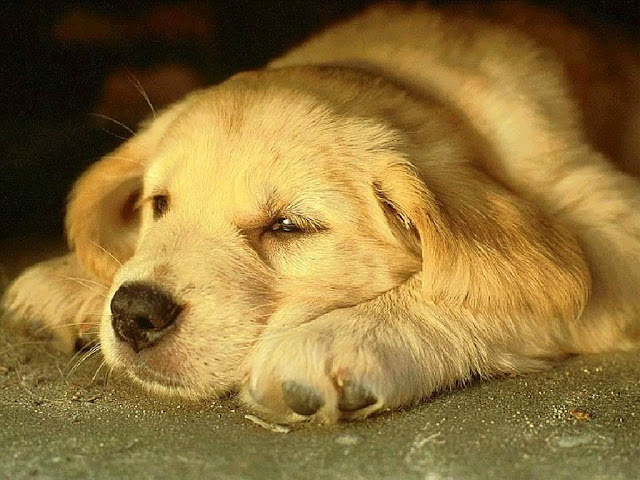
%> input picture Image_Processing_prt3/pies.jpg, 640 x 480 px
$ octave zad1.m   (GNU Octave 9; MATLAB toolbox functions it lacks are replaced by stand-ins)
%> lines starting %> are read from the running program, lines starting %| are printed output that depends on the picture
y = imfinfo('pies.jpg')
im = imread('pies.jpg');
%> im is the input picture: size 480x640x3 uint8; mean R, G, B 141.6, 113.7, 56.8
img = rgb2gray(im);
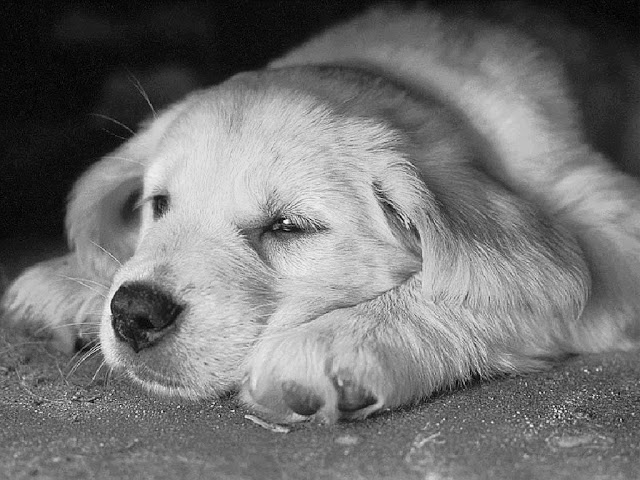
%> img: size 480x640 uint8; min 0, max 250, mean 115.5

%imshow(img)

Id = im2double(img);

figure(1)
subplot(4,2,1), imhist(Id);
subplot(4,2,2), imshow(Id); title('orginal image');
%% Log
Out1 = (2*log(1+Id));   % c = 2
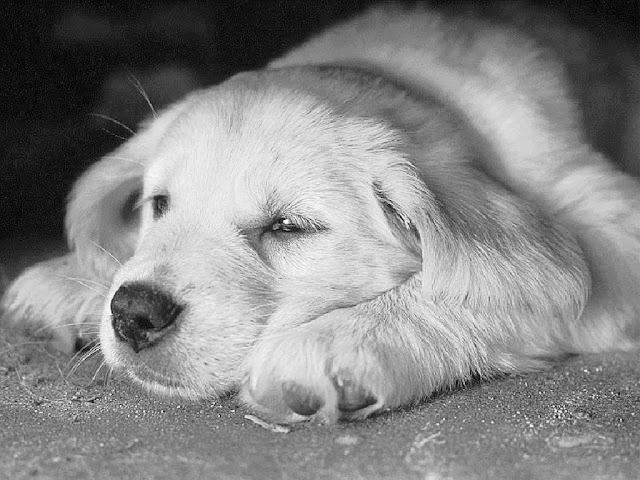
%> Out1: size 480x640 double; min 0, max 1.37, mean 0.718; drawn with min black and max white
Out2 = (3*log(1+Id));   % c = 3
Out3 = (5*log(1+Id));   % c = 5 wraz ze wzrostem c obraz jest bardziej rozświetlony

subplot(4,2,3), imhist(Out1);
subplot(4,2,4), imshow(Out1); title('Log image 1');
%> after `imshow(Out1)`:
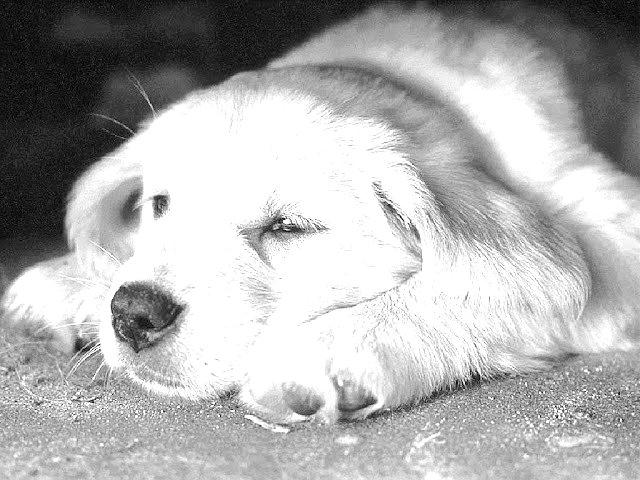
%> displayed picture: size 480x640, on the screen's scale of 0 to 255; min 0, max 255, mean 174.6

subplot(4,2,5), imhist(Out2);
subplot(4,2,6), imshow(Out2); title('Log image 2');

subplot(4,2,7), imhist(Out3);
subplot(4,2,8), imshow(Out3); title('Log image 3');
%> after `title('Log image 3')`:
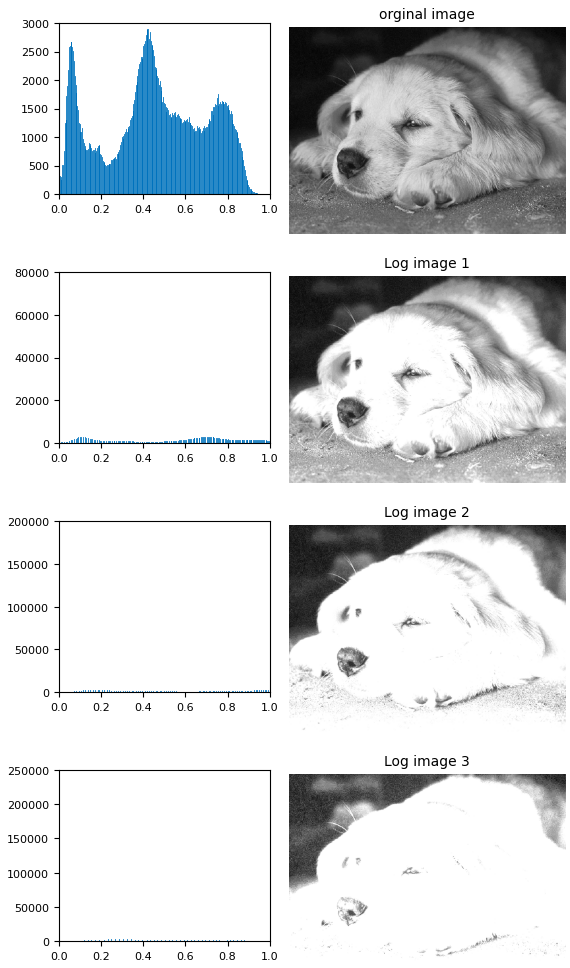
%> figure redrawn from the program's plot data, 8 panels
%% SQRT

Pierw1 = 2*sqrt(Id);
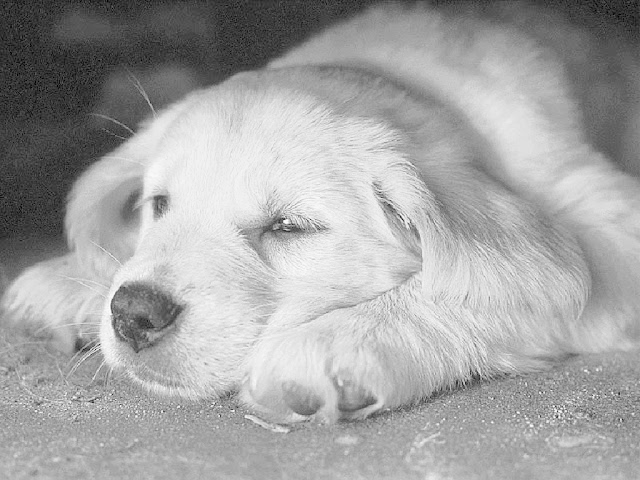
%> Pierw1: size 480x640 double; min 0, max 1.98, mean 1.28; drawn with min black and max white
Pierw2 = 3*sqrt(Id);
Pierw3 = 5*sqrt(Id);

figure(2)

subplot(4,2,1), imhist(Id);
subplot(4,2,2), imshow(Id); title('orginal image');

subplot(4,2,3), imhist(Pierw1);
subplot(4,2,4), imshow(Pierw1); title('sqrt image 1');

subplot(4,2,5), imhist(Pierw2);
subplot(4,2,6), imshow(Pierw2); title('sqrt image 2');

subplot(4,2,7), imhist(Pierw3);
subplot(4,2,8), imshow(Pierw3); title('sqrt image 3');
%> after `imshow(Pierw3)`:
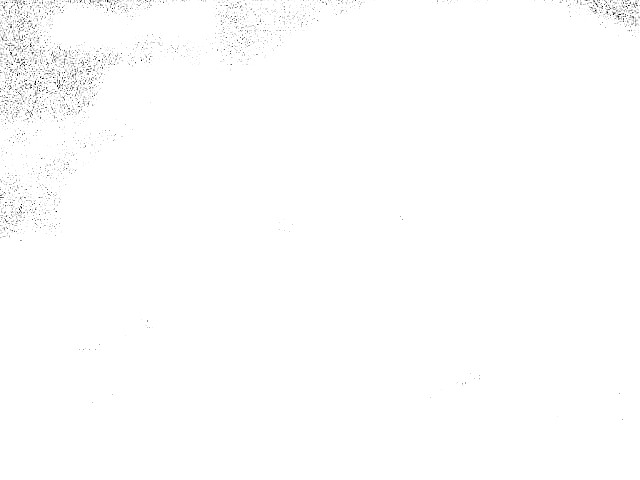
%> displayed picture: size 480x640, on the screen's scale of 0 to 255; min 0, max 255, mean 253.7
%> after `title('sqrt image 3')`:
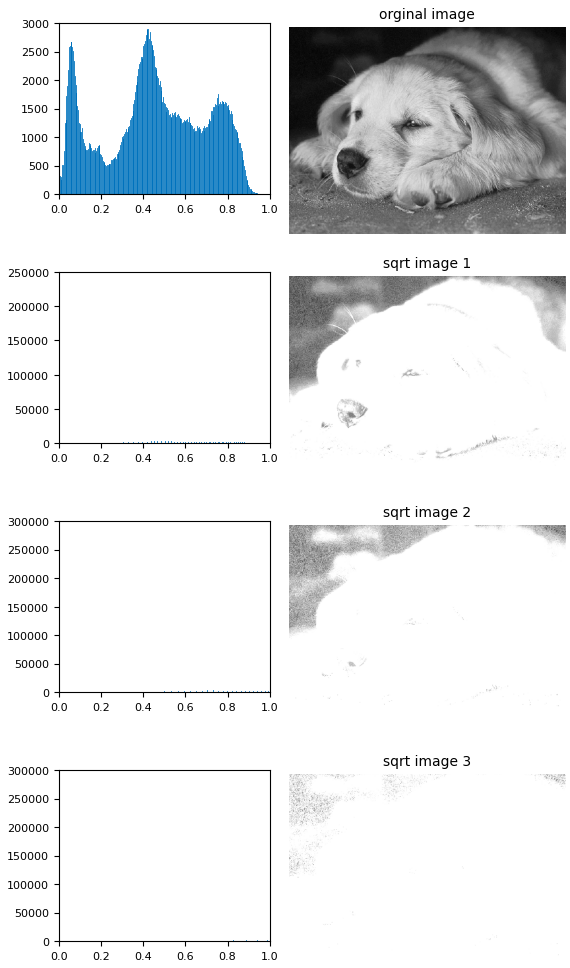
%> figure redrawn from the program's plot data, 8 panels
%% Porównanie
figure(3)

subplot(3,2,1), imshow(Out1); title('Log image 1');
subplot(3,2,3), imshow(Out2); title('Log image 2');
subplot(3,2,5), imshow(Out3); title('Log image 3');

subplot(3,2,2), imshow(Pierw1); title('sqrt image 1');
subplot(3,2,4), imshow(Pierw2); title('sqrt image 2');
subplot(3,2,6), imshow(Pierw3); title('sqrt image 3');
